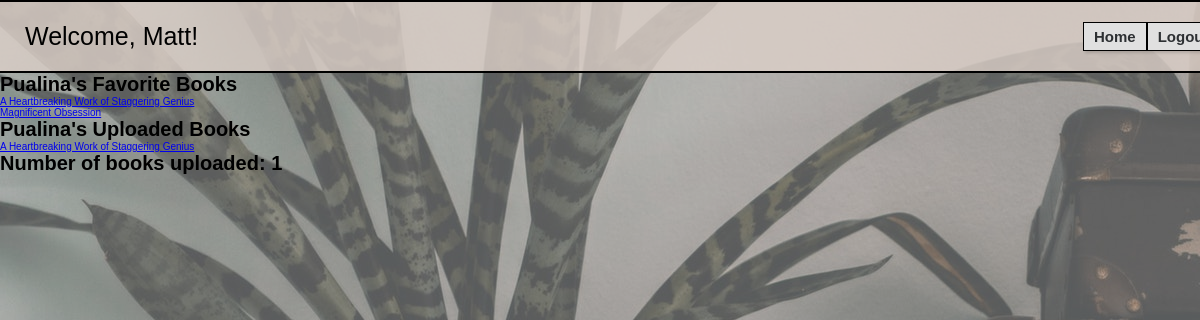
Page /book/user/4 (signed in) on the committed database.
### login_registration_app/models.py (models this page shows, shortened)
class User(models.Model):
    first_name = models.CharField(max_length=255)
    last_name = models.CharField(max_length=255)
    email = models.CharField(max_length=255)
    password = models.CharField(max_length=255)
    created_at = models.DateTimeField(auto_now_add=True)
    updated_at = models.DateTimeField(auto_now=True)
    objects = UserManager()

### books_app/models.py (models this page shows, shortened)
class Book(models.Model):
    title = models.CharField(max_length=255)
    description = models.TextField()
    uploaded_by = models.ForeignKey(User, related_name = "books_uploaded", on_delete = models.CASCADE)
    favorited_by = models.ManyToManyField(User, related_name = "books_favorited")
    created_at = models.DateTimeField(auto_now_add=True)
    updated_at = models.DateTimeField(auto_now=True)
    objects = BookManager()

### books_app/views.py (the view)
# urls.py: path('user/<int:user_id>', views.user_page), #GET request to display a specific object's info
def user_page(request, user_id): #GET REQUEST
    this_user= User.objects.get(id=request.session["user_id"])
    a_user = User.objects.get(id = user_id)
    uploaded_books = a_user.books_uploaded.all()
    book_count = uploaded_books.count()
    context = {
        "this_user":this_user,
        "a_user": a_user,
        "favorited_books": a_user.books_favorited.all(),
        "uploaded_books":uploaded_books,
        "book_count": book_count,
    }
    return render(request, "user_page.html", context)

### books_app/templates/user_page.html (shortened to what this page needs)
<!DOCTYPE html>
<html lang="en-US">
<head>
    {% load static %}
    <link rel="stylesheet" href="{% static 'user_page.css' %}">
</head>
<body>
    <div id="container">
        <nav>
            <p>Welcome, {{this_user.first_name}}!</p>
            <div id="nav_actions">
                <a href="/book">Home</a>
                <form action="/logout" method="POST">
                    <button type="submit">Logout</button>
                </form>
            </div>
        </nav>
        <div id="wrapper">
            <div id="favorites">
            <h1>{{a_user.first_name}}'s Favorite Books</h1>
            <ul>
                {% for book in favorited_books %}
                <li>
                    <a href ="/book/{{book.id}}">{{book.title}}</a>
                </li>
                {% endfor %}
            </ul>
            </div>
            <div id="uploads">
                <h1>{{a_user.first_name}}'s Uploaded Books</h1>
                <ul>
                        {% for book in uploaded_books %}
                        <a href ="/book/{{book.id}}">{{book.title}}</a>
                    {% endfor %}
                </ul>
            </div>
            <div id="upload_number">
                <h1>Number of books uploaded: {{book_count}}</h1>
            </div>
        </div>
    </div>
</body>
</html>

### books_app/static/user_page.css (style rules this page uses)
* { margin:0; padding:0; }
#container { position:relative; min-height:100vh; }
#container::after { content:""; background-image:url("books.jpg"); opacity:.7; top:0; left:0; bottom:0; right:0; position:absolute; z-index:-1; }
html { font-size:10px; font-family: Arial, Helvetica, sans-serif; }
nav { display: flex; justify-content: space-between; align-items:center; background-color: rgba(220, 208, 201, .8); padding:2rem 2.5rem; border-top:.2rem solid black; border-bottom:.2rem solid black; }
#nav_actions { display: flex; justify-content: space-between; width:8%; }
nav p { font-size:2.5rem; }
nav a, nav button { font-size:1.5rem; font-weight: bold; padding:.5rem 1rem; box-shadow:rgba(0, 0, 0, 0.15) 1.95px 1.95px 2.6px; color:#2D3033; background-color:#E0E0E0; text-decoration: none; border:.1rem solid black; }

### rows in the picture
User: first_name "Matt"
User: first_name "Pualina"
Book: title "A Heartbreaking Work of Staggering Genius"
Book: title "Magnificent Obsession"

### other values in the picture
{{ book_count }} "1"
